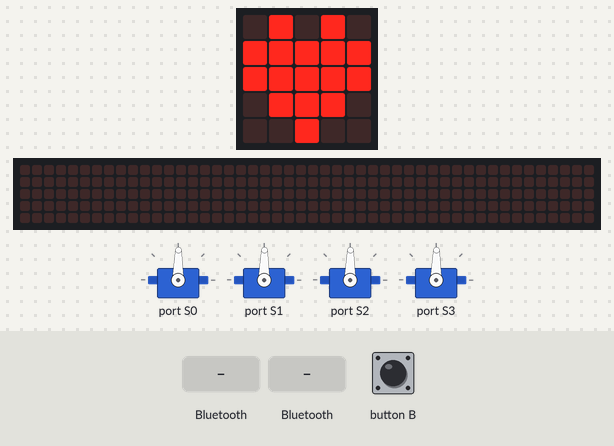
Bench run of a program on a simulated BBC micro:bit (MakeCode). On the bench: 4 × servo, the board's 5×5 LED display, a strip that is not on the board, showing the scrolling text unrolled. Inputs (shaded band) come from the test bench. The 48×5 strip is a reading aid, not a part: it shows the text the display is scrolling, unrolled, one strip-width of it at a time.

Above: at 5.4 s.
5.5 s: "T" arrives over Bluetooth UART
At 6.7 s:
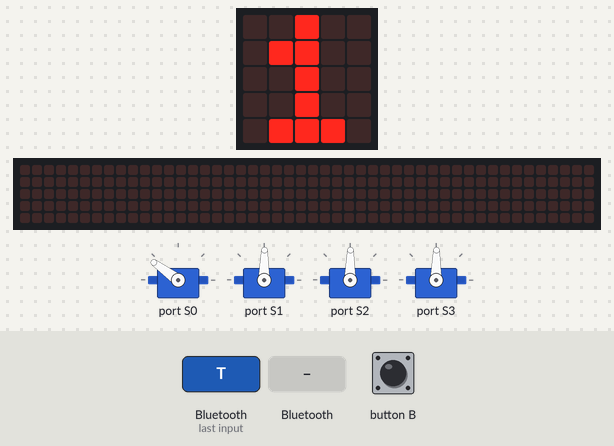
At 8.0 s:
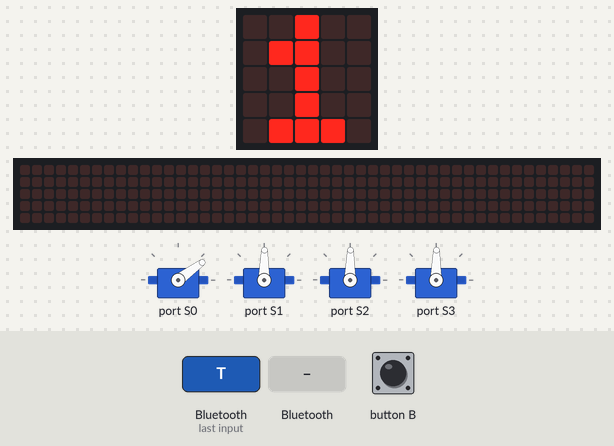
8.5 s: button B pressed for 0.15 s
9.2 s: a phone connects over Bluetooth
11.2 s: button B pressed for 0.15 s
11.9 s: a phone disconnects over Bluetooth
At 15.52 s:
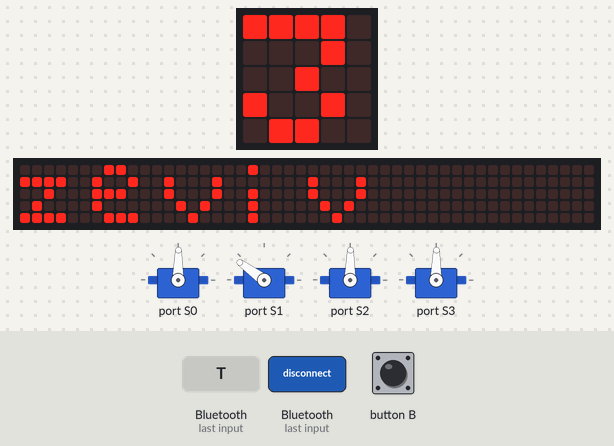
20.4 s: "M" arrives over Bluetooth UART
At 23.4 s:
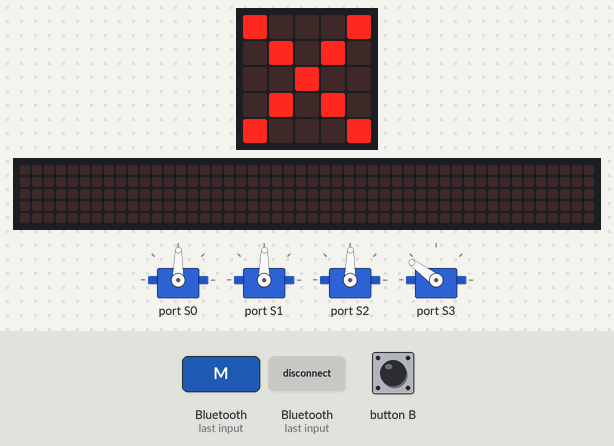
Timing chart, 0 to 24.4 s (numbered marks = the images above; inputs shaded):
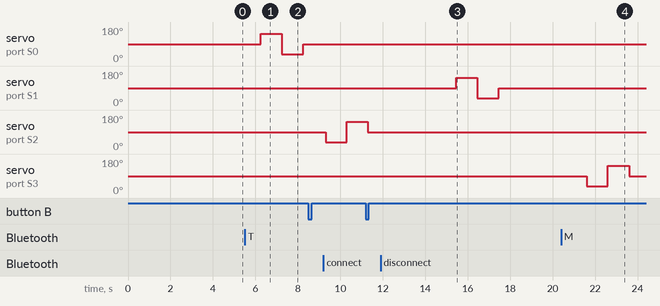

Measured:
- after the input at 5.5 s, servo on port S0: 89° → 144° after 0.75 s, → 36° 1.0 s later, → 89° 1.0 s later; the display: changes at once (image 1)
- after the input at 11.9 s, servo on port S1: 89° → 144° after 3.6 s, → 36° 1.0 s later, → 89° 1.0 s later; the display: first differs from a run without the input after 2.8 s (image 3 shows a later state)

The program:

main.ts
```typescript
function showDirection () {
    if (y_dir == "F") {
        if (x_dir == "L") {
            images.arrowImage(ArrowNames.NorthWest).showImage(0, 0)
        } else if (x_dir == "R") {
            images.arrowImage(ArrowNames.NorthEast).showImage(0, 0)
        } else {
            images.arrowImage(ArrowNames.North).showImage(0, 0)
        }
    } else if (y_dir == "B") {
        if (x_dir == "L") {
            images.arrowImage(ArrowNames.SouthWest).showImage(0, 0)
        } else if (x_dir == "R") {
            images.arrowImage(ArrowNames.SouthEast).showImage(0, 0)
        } else {
            images.arrowImage(ArrowNames.South).showImage(0, 0)
        }
    } else if (x_dir == "L") {
        images.arrowImage(ArrowNames.West).showImage(0, 0)
    } else if (x_dir == "R") {
        images.arrowImage(ArrowNames.East).showImage(0, 0)
    }
    showPower(Math.max(y_level, x_level))
}
// a shorter arrow for less power: one dot of its shaft for 1-3, two for 4-6, the whole arrow for 7-9
function showPower (power: number) {
    // where the arrow points (right 1, left -1, up -1, down 1): its shaft runs back from the middle
    point_x = 0
    point_y = 0
    if (x_dir == "R") {
        point_x = 1
    } else if (x_dir == "L") {
        point_x = -1
    }
    if (y_dir == "F") {
        point_y = -1
    } else if (y_dir == "B") {
        point_y = 1
    }
    if (point_x != 0 || point_y != 0) {
        if (power < 7) {
            led.unplot(2 - 2 * point_x, 2 - 2 * point_y)
        }
        if (power < 4) {
            led.unplot(2 - point_x, 2 - point_y)
        }
    }
}
// a 360° servo turns at a speed instead of to an angle: 89 holds it still, above 89 it turns one way, below the other
function servo (port: number, speed: number) {
    if (speed == 0) {
        angle = 89
    } else if (speed > 0) {
        angle = Math.map(speed, 1, 100, 90, 180)
    } else {
        angle = Math.map(0 - speed, 1, 100, 88, 0)
    }
    if (port == 0) {
        wuKong.setServoAngle(wuKong.ServoTypeList._180, wuKong.ServoList.S0, angle)
    } else if (port == 1) {
        wuKong.setServoAngle(wuKong.ServoTypeList._180, wuKong.ServoList.S1, angle)
    } else if (port == 2) {
        wuKong.setServoAngle(wuKong.ServoTypeList._180, wuKong.ServoList.S2, angle)
    } else {
        wuKong.setServoAngle(wuKong.ServoTypeList._180, wuKong.ServoList.S3, angle)
    }
}
// S0 and S1 drive the left track, S2 and S3 the right one; the right servos face the other way, so they turn the other way round
function motors (left: number, right: number) {
    servo(0, LEFT_FRONT * left)
    servo(1, LEFT_REAR * left)
    servo(2, 0 - RIGHT_FRONT * right)
    servo(3, 0 - RIGHT_REAR * right)
}
function stop () {
    motors(0, 0)
    images.iconImage(IconNames.No).showImage(0, 0)
}
function drive () {
    // y_level and x_level: how far the joystick is pushed, 0 to 9
    speed = Math.map(y_level, 1, 9, SLOW, SPEED)
    curve = Math.map(x_level, 0, 9, speed, speed * CURVE / SPEED)
    spin = Math.map(x_level, 1, 9, SLOW, SPEED)
    if (y_dir == "F") {
        if (x_dir == "L") {
            motors(curve, speed)
        } else if (x_dir == "R") {
            motors(speed, curve)
        } else {
            motors(speed, speed)
        }
    } else if (y_dir == "B") {
        if (x_dir == "L") {
            motors(0 - curve, 0 - speed)
        } else if (x_dir == "R") {
            motors(0 - speed, 0 - curve)
        } else {
            motors(0 - speed, 0 - speed)
        }
    } else if (x_dir == "L") {
        motors(0 - spin, spin)
    } else if (x_dir == "R") {
        motors(spin, 0 - spin)
    } else {
        stop()
    }
    showDirection()
}
// the motor test (T, the phone joystick's Test motors button): each servo turns forward, then back, with its number on the display
function testMotor (motor: number) {
    basic.showNumber(motor)
    control.raiseEvent(9101, motor)
    runMotor(motor, TEST)
    basic.pause(1000)
    runMotor(motor, 0 - TEST)
    basic.pause(1000)
    runMotor(motor, 0)
    basic.pause(300)
}
// 1: S0 left front, 2: S2 right front, 3: S1 left rear, 4: S3 right rear (the mecanum racer's order)
function runMotor (motor: number, speed: number) {
    if (motor == 1) {
        servo(0, LEFT_FRONT * speed)
    } else if (motor == 2) {
        servo(2, 0 - RIGHT_FRONT * speed)
    } else if (motor == 3) {
        servo(1, LEFT_REAR * speed)
    } else {
        servo(3, 0 - RIGHT_REAR * speed)
    }
}
function testMotors () {
    testMotor(1)
    testMotor(2)
    testMotor(3)
    testMotor(4)
}
// a command looks like M,F7,R3 (forward at 7 of 9, right at 3 of 9); S stops; T tests the motors one by one; I reports what this is
bluetooth.onUartDataReceived(serial.delimiters(Delimiters.NewLine), function () {
    receivedString = bluetooth.uartReadUntil(serial.delimiters(Delimiters.NewLine))
    lastCommand = control.millis()
    command = receivedString.substr(0, 1)
    if (command == "M" && !testing) {
        y_dir = receivedString.substr(2, 1)
        y_level = parseFloat(receivedString.substr(3, 1))
        x_dir = receivedString.substr(5, 1)
        x_level = parseFloat(receivedString.substr(6, 1))
        drive()
    } else if (command == "S" && !testing) {
        stop()
    } else if (command == "T" && !testing) {
        // the forever loop below runs the test, so this handler answers the commands that come meanwhile
        testing = true
    } else if (command == "I") {
        // the phone joystick asks what this is: model 8 (a Wukong tank with four servos) and this program's release
        control.raiseEvent(9102, 8)
        control.raiseEvent(9103, 35)
    }
    // tell the phone joystick this command is done, so it sends the next one at once
    control.raiseEvent(9100, 1)
})
input.onButtonPressed(Button.B, function () {
    basic.showString(control.deviceName())
})
bluetooth.onBluetoothConnected(function () {
    basic.showIcon(IconNames.Yes)
})
bluetooth.onBluetoothDisconnected(function () {
    stop()
})
let point_y = 0
let point_x = 0
let angle = 0
let spin = 0
let curve = 0
let speed = 0
let x_level = 0
let y_level = 0
let lastCommand = 0
let testing = false
let command = ""
let x_dir = ""
let y_dir = ""
let receivedString = ""
// LEFT_FRONT, LEFT_REAR, RIGHT_FRONT, RIGHT_REAR: 1 for a servo mounted with its output outwards (as on the mecanum
// racer), -1 for one turned the other way round (its track runs backwards in its motor test)
let LEFT_FRONT = 1
let LEFT_REAR = 1
let RIGHT_FRONT = 1
let RIGHT_REAR = 1
// SPEED: full speed; SLOW: speed at the slightest push (tracks need more than wheels: raise it if they stall)
let SPEED = 100
let SLOW = 40
// TEST: speed in the motor test
let TEST = 60
// CURVE: speed of the inner track in the sharpest curve (0 = turn on the spot, 100 = straight on)
let CURVE = 40
bluetooth.startUartService()
stop()
// this program's release, so you can tell which one a micro:bit runs
basic.showString("r35")
basic.showIcon(IconNames.Heart)
// the motor test when T asked for it; else the joystick sends commands all the time: when they
// stop (out of range, flat battery), stop
basic.forever(function () {
    if (testing) {
        testMotors()
        testing = false
        stop()
        control.raiseEvent(9101, 0)
    } else if (lastCommand > 0 && control.millis() - lastCommand > 1500) {
        lastCommand = 0
        stop()
    }
})
```
